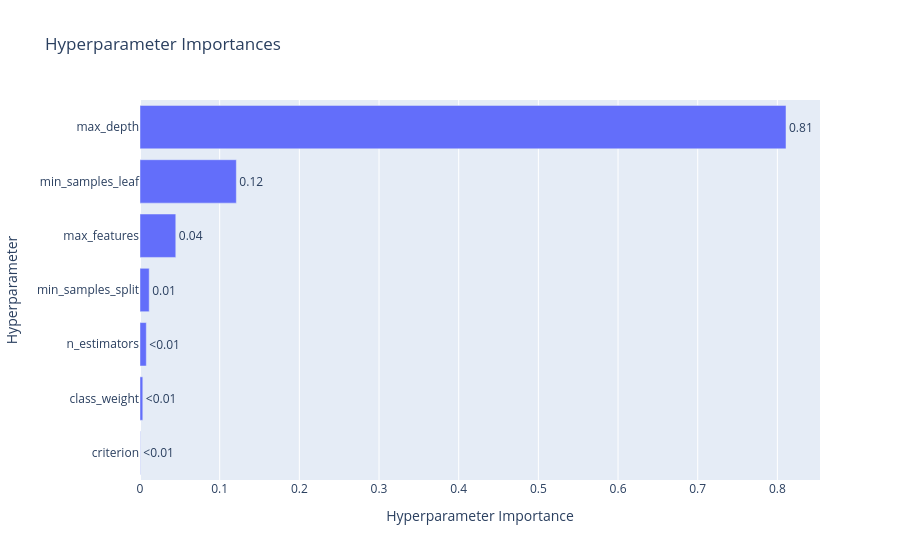

Notebook code cell kept with this figure:
### Markdown cell above
Model 2b:

### Code cell
if __name__ == "__main__":
    start_time = datetime.now()
    
    # set data
    model_id = "model_2b"
    model_category = "rf"
    
    # load data
    X_data = pd.read_csv(f"data/X_train_{model_id}.csv", keep_default_na=False)
    y_data = pd.read_csv(f"data/y_train_{model_id}.csv", keep_default_na=False).values.ravel()

    # run 50 trails
    study = optuna.create_study(direction="maximize", study_name=f"{model_id}_tuning", sampler=optuna.samplers.TPESampler(seed=2013))
    study.optimize(lambda trial: objective_a(trial, X_data, y_data), n_trials=50, n_jobs=-1)
    # save as fig
    fig = optuna.visualization.plot_param_importances(study)
    fig.show()
    save_path = f"figures/{model_id}_{model_category}_param_importance.png"
    fig.write_image(save_path)
    print(f"Time: {datetime.now() - start_time}")

### Figure 1 — Plotly figure (JSON) as saved in the notebook; plotly's stock layout.template omitted (floating-point values rounded to 4 significant figures)
{"data": [{"cliponaxis": false, "hovertemplate": ["criterion (CategoricalDistribution): 0.00036913618318573833<extra></extra>", "class_weight (CategoricalDistribution): 0.003504305879828381<extra></extra>", "n_estimators (IntDistribution): 0.007932246293466401<extra></extra>", "min_samples_split (IntDistribution): 0.01154602887372444<extra></extra>", "max_features (CategoricalDistribution): 0.04491384222492582<extra></extra>", "min_samples_leaf (IntDistribution): 0.12091929342600548<extra></extra>", "max_depth (IntDistribution): 0.8108151471188637<extra></extra>"], "name": "Objective Value", "orientation": "h", "text": ["<0.01", "<0.01", "<0.01", "0.01", "0.04", "0.12", "0.81"], "textposition": "outside", "type": "bar", "x": [0.0003691, 0.003504, 0.007932, 0.01155, 0.04491, 0.1209, 0.8108], "y": ["criterion", "class_weight", "n_estimators", "min_samples_split", "max_features", "min_samples_leaf", "max_depth"]}], "layout": {"title": {"text": "Hyperparameter Importances"}, "xaxis": {"title": {"text": "Hyperparameter Importance"}}, "yaxis": {"title": {"text": "Hyperparameter"}}}}
